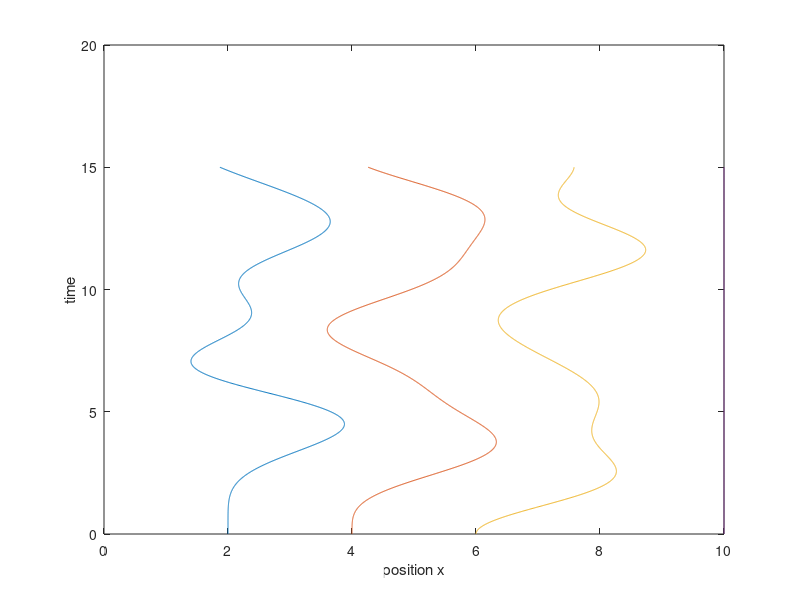
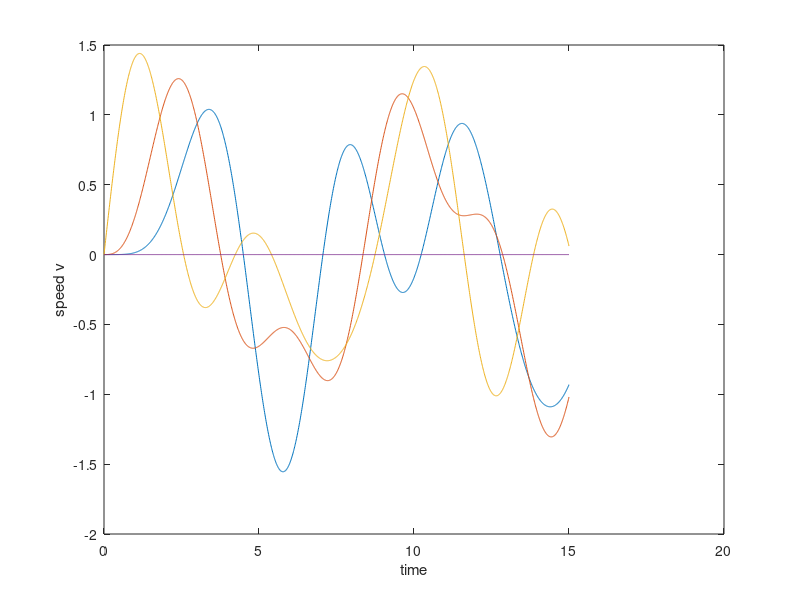
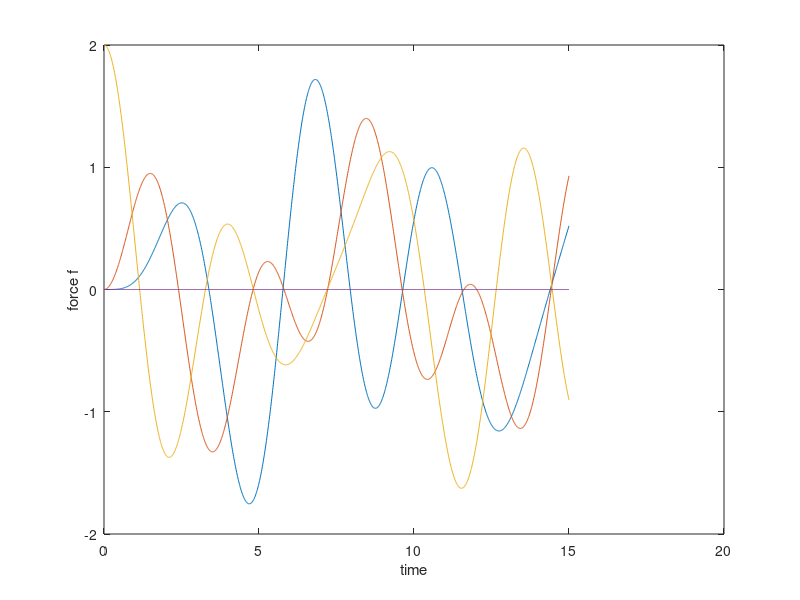
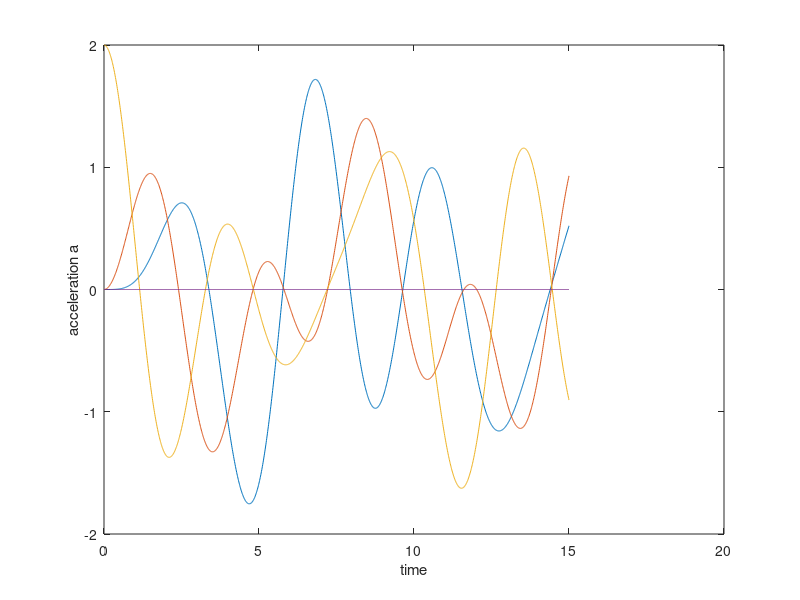

MATLAB code to generate these figures, in order:
clear all; close all;
%Set system parameters
% E-k-m-k-m-k-m-xw
% We consider a linear chain of 3 particles of mass m = 1 
% connected to each other by a spring of stiffness k = 1. 
% The distance between the particles at the beginning is xe = 2. 
% The first and the last particle are connected to a wall: 
% the one on the left is fixed, 
% the other oneis moved very slowly by a distance xw = xe 
% from its equilibrium position and then fixed in that position. 
k = 1; %stifness of the spring
m = 1; %mass
xe = 2; %equilibrium lenght
%Set initial conditions
x0 = 0; x4 = 5*xe; %position of the walls
x10 = xe; x20 = 2*xe; x30 = 3*xe; %initial position of the particles 
v10 = 0; v20 = 0; v30 = 0; %initial velocity of the particles
x_zero = [x10 x20 x30]; %initial position vector
v_zero = [v10 v20 v30]; %initial velocity vector
%Set simulation parameters
tf =15; %time of simulation
delta_t =0.01; %time step
Nt = ceil(tf/delta_t); %number of time increments
%Initialize the loop variables
for n = 1 : Nt+1
    if n == 1
        x(n,:) = [x0, x_zero, x4];
        v(n,:) = [0, v_zero, 0];
        for j = 1 : 5
            if j == 1
                f(n,j) = 0;
            elseif j >=2 & j<=4
                f(n,j) = (k * (x(n,j+1) - 2 * x(n,j) + x(n,j-1)));
              
            else
                f(n,j) = 0;
            end
        end
      
        a(n,:) = f(n,:) ./ m;
        alfa(n,:) = x(n,:) + (delta_t * v(n,:)) + (0.5 * a(n,:) * ...
        (delta_t^2)); %uniformly accelerated motion
    else
        x(n,:) = alfa(n-1,:);
        for j = 1 : 5
            if j == 1
                f(n,j) = 0 ;
            elseif j >=2 & j<=4
            f(n,j) =(k * (x(n,j+1) - 2 * x(n,j) + x(n,j-1)));%Verlet 
            else
            f(n,j) = 0;
            end
        end

a(n,:) = f(n,:) / m;
alfa(n,:) = (2 * x(n,:)) - x(n-1,:) + ((delta_t^2) * a(n,:));
v(n,:) = (alfa(n,:) - x(n-1,:))/(2 * delta_t);
    end
end
      %Analytical solution
x_rel = x(:,2) - x(:,1) - xe; 
x_an = -2:0.1:2;
F1 = k * x_an;
%Conservation of energy
for n = 1 : Nt+1
Ek1(n,1) = 0.5 * m * (v(n,2))^2; %kinetic energy of mass1 
Ek2(n,1) = 0.5 * m * (v(n,3))^2; %kinetic energy of mass2 
Ek3(n,1) = 0.5 * m * (v(n,4))^2; %kinetic energy of mass2 
Ek(n,1) = Ek1(n,1) + Ek2(n,1) + Ek3(n,1); % system kinetic energy 
Ep(n,1) = (0.5 * k * (x(n,2) - x(n,1) - xe)^2) + ...
(0.5 * k * (x(n,3) - x(n,2) - xe)^2) + ...
(0.5 * k * (x(n,4) - x(n,3) - xe)^2) + ...
(0.5 * k * (x(n,5) - x(n,4) - xe)^2); % system potential energy 
Etot(n,1) = Ek(n,1) + Ep(n,1); %total energy
end
t=(0:Nt)*delta_t;

%visu
plot(x(:,2:end),t);xlabel('position x');ylabel('time');

figure;
plot(t,v(:,2:end));ylabel('speed v');xlabel('time');

figure; 
plot(t,f(:,2:end));ylabel('force f');xlabel('time');

figure;
plot(t,a(:,2:end));ylabel('acceleration a');xlabel('time');

figure;
plot(t,[Ek,Ep,Etot])
ylabel('Energies');xlabel('time');

